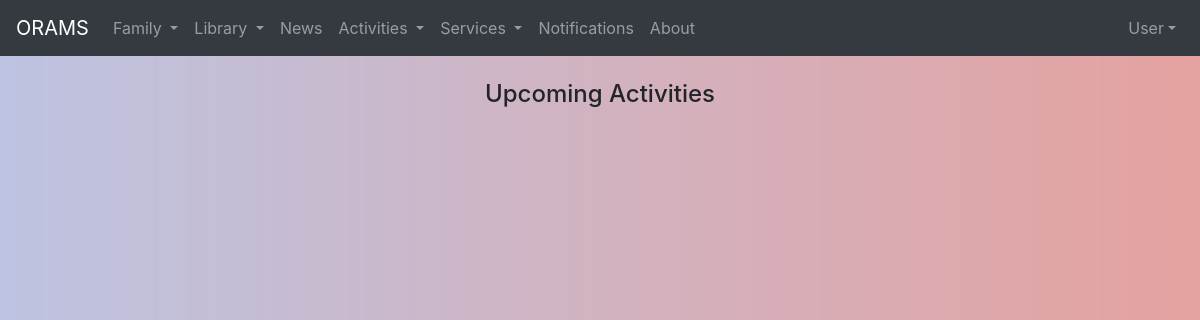
/user/campview/, run on an earlier commit of the app's database.
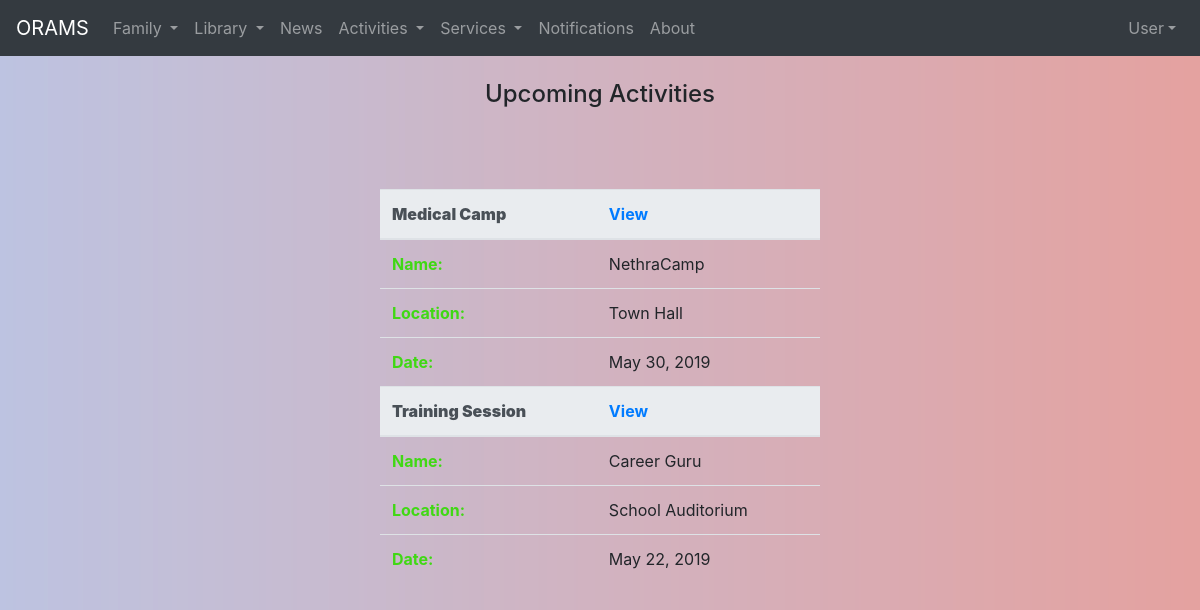
And on a later commit of the database.
### useradmin/models.py (models this page shows, shortened)
class CampRegistration(models.Model):
    category_name = models.ForeignKey(ActivityCategory, on_delete=models.CASCADE)
    name = models.CharField(max_length=200)
    conduct_date = models.DateField(auto_now=False, auto_now_add=False)
    time = models.TimeField(default=timezone.now)
    location = models.TextField()
    payment = models.CharField(max_length=25, choices=PAYMENT_CHOICES)
    file = models.FileField(upload_to='campfiles/', blank=True)
    status = models.CharField(max_length=25, default='pending')

class ActivityCategory(models.Model):
    category_name = models.CharField(max_length=100)
    def __str__(self):
        return self.category_name

### user/views.py (the view)
# urls.py: path('campview/', CampListView.as_view(), name='campview'),
class CampListView(generic.ListView):
    template_name = 'user/campview.html'
    context_object_name = 'camp_list'
    def get_queryset(self):
        return CampRegistration.objects.filter(status='pending')

### user/templates/user/campview.html (shortened to what this page needs)
{% extends 'user/Userbase.html' %}
{% load crispy_forms_tags %}
{% block content%}<h4><center>Upcoming Activities</center></h4>
{% endblock %}
{% block body %}
<div class="main">
        <div class="container-fluid" style="width:500px; margin:80px auto;"   >
                <div class="col-sm-4 col-md-5 col-lg-12">
                    <div class="panel panel-default">
                        <div class="panel-body">
                                <table  class="table">
                                {% for camp in camp_list %}
                               <thead class="thead-light"><th> <b>{{ camp.category_name }}</b><br></th>
                               <th><a href="{% url 'user:campdetail' camp.id %}">View</a> </th></thead>
                                   <tr>
                                       <td><strong>Name:</strong> </td><td>{{ camp.name }}<br></td></tr>
                                      <tr> <td><strong> Location: </strong></td><td>{{ camp.location }}<br></td></tr>
                                       <tr><td><strong>Date:</strong>  </td><td>{{ camp.conduct_date }}<br></td></tr>
                                {% endfor %}
                            </table>
                        </div>
                    </div>
                </div>
        </div>
    </div>
{% endblock %}

What changed in the data, as far as the page shows it:
now on this page (row edited): CampRegistration: category_name "Medical Camp", name "NethraCamp", location "Town Hall", conduct_date "May 30, 2019"
now on this page (row edited): CampRegistration: category_name "Training Session", name "Career Guru", location "School Auditorium", conduct_date "May 22, 2019"
